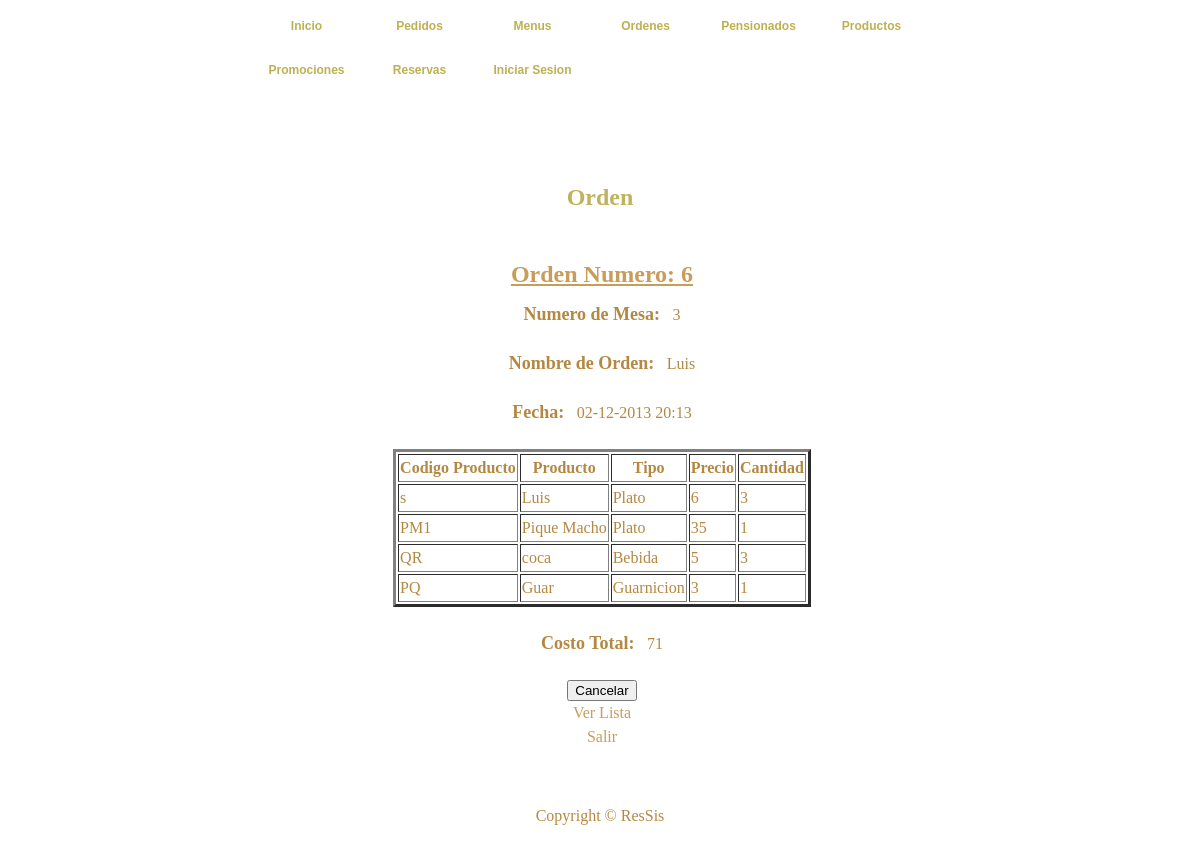
Page /Ordenes/ver_orden.php?aux=6 (signed in) on the earlier database version.
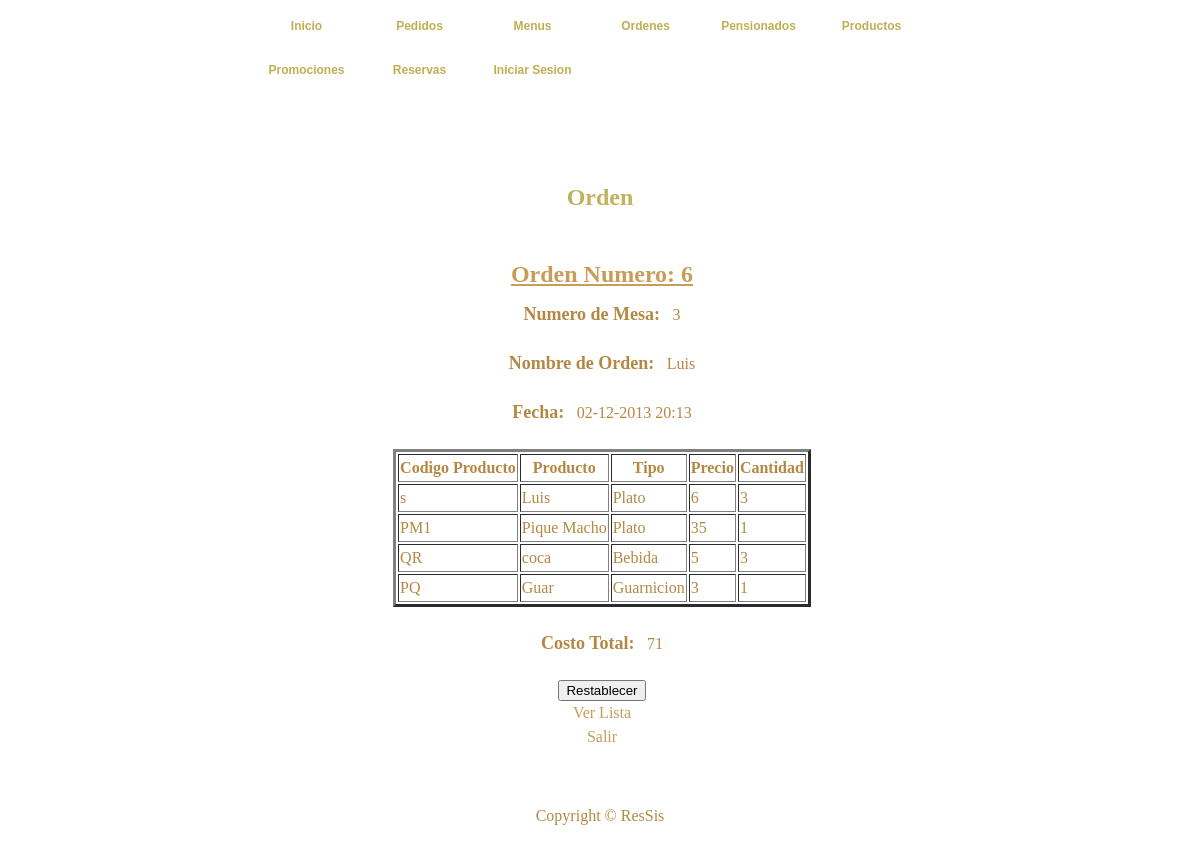
Same page on the later database version.
### tables this page shows
CREATE TABLE IF NOT EXISTS `orden` (
  `cod_orden` bigint(20) NOT NULL AUTO_INCREMENT,
  `num_mesa` int(2) NOT NULL,
  `nombre_cliente` varchar(40) NOT NULL,
  `fecha` datetime NOT NULL,
  `estado` tinyint(1) NOT NULL,
  PRIMARY KEY (`cod_orden`)
);

### Ordenes/ver_orden.php (the view, shortened to what this page needs)
<!DOCTYPE html PUBLIC "-//W3C//DTD XHTML 1.0 Transitional//EN" "http://www.w3.org/TR/xhtml1/DTD/xhtml1-transitional.dtd">
<HTML xmlns="http://www.w3.org/1999/xhtml">
	<HEAD>
	<link href="../CSS/templatemo_style.css" rel="stylesheet" type="text/css" />
		<?php require("../db/conexion_db.php");
			$cod=$_GET["aux"];
			$res= mysql_query("SELECT num_mesa, nombre_cliente, fecha, estado FROM orden WHERE cod_orden='$cod'");
			$row=mysql_fetch_row($res);
			$mesa = $row[0];
			$nombre = $row[1];
			$fecha = date_create($row[2])->format("d-m-Y H:i");
			$estado = $row[3];
			function obtener_productos(){
				$cod=$_GET["aux"];
				$total = 0;
				$res=mysql_query("SELECT P.cod_producto, P.nombre, P.tipo, P.precio, OP.cantidad FROM orden_producto OP, producto P WHERE OP.cod_orden='$cod' AND P.cod_producto=OP.cod_producto");
				while($row=mysql_fetch_row($res)){
					echo "<TR>";
					echo "<TD>".$row[0]."</TD>";
					echo "<TD>".$row[1]."</TD>";
					if($row[2]==1){
						echo "<TD>"."Plato"."</TD>";
					}else{
						if($row[2]==2){
							echo "<TD>"."Bebida"."</TD>";
						}else{
							echo "<TD>"."Guarnicion"."</TD>";
						}
					}
					echo "<TD>".$row[3]."</TD>";
					echo "<TD>".$row[4]."</TD>";
					echo "</TR>";
					$total = $total + ((float) $row[3] * (float) $row[4]);
				}
				return $total;
			}
		?>
	</HEAD>
	<BODY>
	<div id="templatemo_container">
			<div class="templatemo_topmenu">
				<ul>
      				<li><a href="../index.html" >Inicio</a></li>
      				<li><a href="../Pedidos/index.php">Pedidos</a></li>
      				<li><a href="../Menus/listaMenuDiario.php" >Menus</a></li>
				    <li><a href="index.php" class="current">Ordenes</a></li>
				    <li><a href="../Pensionados/listaPensionados.php">Pensionados</a></li>
				    <li><a href="../Productos/listaProductos.php">Productos</a></li>
				    <li><a href="../principalMarketing.php">Promociones</a></li>
				    <li><a href="../ReservaMesas/index.php">Reservas</a></li>
				    <li><a href="../Usuarios/login.php">Iniciar Sesion</a></li>
      			</ul>
			 </div>
			<div id="templatemo_topsection">Orden<br></div>
			<BR>
		<div id="templatemo_content_section">
		<CENTER>
		<H1> Orden Numero: <?php echo $cod; ?></H1>
			<b><FONT SIZE=4> Numero de Mesa: </FONT></b>&nbsp; <?php echo $mesa; ?><br><br>
			<b><FONT SIZE=4> Nombre de Orden: </FONT></b>&nbsp; <?php echo $nombre; ?><br><br>
			<b><FONT SIZE=4> Fecha: </FONT></b>&nbsp; <?php echo $fecha; ?><br><br>
			<TABLE BORDER=3>
				<TR>
					<TH>Codigo Producto</TH>
					<TH>Producto</TH>
					<TH>Tipo</TH>
					<TH>Precio</TH>
					<TH>Cantidad</TH>
				</TR>
				<?php
					$total=obtener_productos();
				?>
			</TABLE>
			<BR>
			<b><FONT SIZE=4> Costo Total: </FONT></b>&nbsp; <?php echo $total; ?><br><br>
			<form action="cancelar_orden.php" name="cancel" method="get">
				<input type="submit" name="cancelar" value="<?php if ($estado==1) echo 'Cancelar'; else echo 'Restablecer';?>">
			</form>
			<a href="index.php">Ver Lista</a><br>
			<a href="../salir.php">Salir</a>
		</CENTER>
		</div>
		<div id="templatemo_footer">Copyright © ResSis</div>
	</BODY>
</HTML>

Differences in the rows shown:
changed orden "Luis": cancelar "Cancelar" → "Restablecer"
